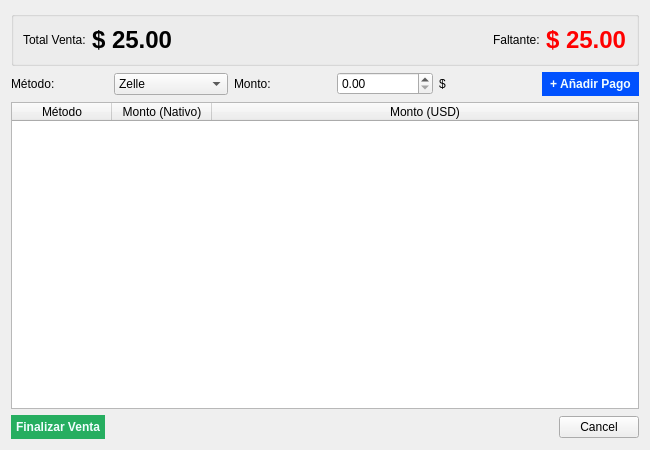
<?xml version="1.0" encoding="UTF-8"?>
<ui version="4.0">
 <class>PaymentDialog</class>
 <widget class="QDialog" name="PaymentDialog">
  <property name="geometry">
   <rect>
    <x>0</x>
    <y>0</y>
    <width>650</width>
    <height>450</height>
   </rect>
  </property>
  <property name="windowTitle">
   <string>Registrar Pago</string>
  </property>
  <property name="windowIcon">
   <iconset>
    <normaloff>../../img/logo.png</normaloff>../../img/logo.png</iconset>
  </property>
  <property name="modal">
   <bool>true</bool>
  </property>
  <layout class="QVBoxLayout" name="verticalLayout">
   <item>
    <widget class="QGroupBox" name="groupBox">
     <property name="title">
      <string/>
     </property>
     <layout class="QHBoxLayout" name="horizontalLayout">
      <item>
       <widget class="QLabel" name="label">
        <property name="text">
         <string>Total Venta:</string>
        </property>
       </widget>
      </item>
      <item>
       <widget class="QLabel" name="totalSaleLabel">
        <property name="font">
         <font>
          <pointsize>18</pointsize>
          <weight>75</weight>
          <bold>true</bold>
         </font>
        </property>
        <property name="text">
         <string>$ 25.00</string>
        </property>
       </widget>
      </item>
      <item>
       <spacer name="horizontalSpacer">
        <property name="orientation">
         <enum>Qt::Horizontal</enum>
        </property>
        <property name="sizeHint" stdset="0">
         <size>
          <width>40</width>
          <height>20</height>
         </size>
        </property>
       </spacer>
      </item>
      <item>
       <widget class="QLabel" name="label_3">
        <property name="text">
         <string>Faltante:</string>
        </property>
       </widget>
      </item>
      <item>
       <widget class="QLabel" name="missingLabel">
        <property name="font">
         <font>
          <pointsize>18</pointsize>
          <weight>75</weight>
          <bold>true</bold>
         </font>
        </property>
        <property name="styleSheet">
         <string>color: red;</string>
        </property>
        <property name="text">
         <string>$ 25.00</string>
        </property>
       </widget>
      </item>
     </layout>
    </widget>
   </item>
   <item>
    <widget class="QFrame" name="frame">
     <property name="frameShape">
      <enum>QFrame::NoFrame</enum>
     </property>
     <property name="frameShadow">
      <enum>QFrame::Raised</enum>
     </property>
     <layout class="QHBoxLayout" name="horizontalLayout_2">
      <property name="leftMargin">
       <number>0</number>
      </property>
      <property name="topMargin">
       <number>0</number>
      </property>
      <property name="rightMargin">
       <number>0</number>
      </property>
      <property name="bottomMargin">
       <number>0</number>
      </property>
      <item>
       <widget class="QLabel" name="label_5">
        <property name="text">
         <string>Método:</string>
        </property>
       </widget>
      </item>
      <item>
       <widget class="QComboBox" name="methodComboBox">
        <item>
         <property name="text">
          <string>Zelle</string>
         </property>
        </item>
        <item>
         <property name="text">
          <string>Bs Efectivo</string>
         </property>
        </item>
        <item>
         <property name="text">
          <string>USD Efectivo</string>
         </property>
        </item>
        <item>
         <property name="text">
          <string>Pago Móvil</string>
         </property>
        </item>
        <item>
         <property name="text">
          <string>Punto de Venta</string>
         </property>
        </item>
        <item>
         <property name="text">
          <string>Binance Pay</string>
         </property>
        </item>
       </widget>
      </item>
      <item>
       <widget class="QLabel" name="label_6">
        <property name="text">
         <string>Monto:</string>
        </property>
       </widget>
      </item>
      <item>
       <widget class="QDoubleSpinBox" name="amountSpinBox">
        <property name="maximum">
         <double>99999.990000000005239</double>
        </property>
       </widget>
      </item>
      <item>
       <widget class="QLabel" name="monedaLabel">
        <property name="text">
         <string>$</string>
        </property>
       </widget>
      </item>
      <item>
       <widget class="QPushButton" name="addPaymentButton">
        <property name="cursor">
         <cursorShape>PointingHandCursor</cursorShape>
        </property>
        <property name="styleSheet">
         <string notr="true">background-color: #0051fe;
color: #f1fdff;
font-weight: 500;
border: none;
border-radius: 70px;
padding: 5px;</string>
        </property>
        <property name="text">
         <string>+ Añadir Pago</string>
        </property>
       </widget>
      </item>
     </layout>
    </widget>
   </item>
   <item>
    <widget class="QTableWidget" name="paymentTableWidget">
     <property name="editTriggers">
      <set>QAbstractItemView::NoEditTriggers</set>
     </property>
     <property name="selectionBehavior">
      <enum>QAbstractItemView::SelectRows</enum>
     </property>
     <attribute name="horizontalHeaderStretchLastSection">
      <bool>true</bool>
     </attribute>
     <column>
      <property name="text">
       <string>Método</string>
      </property>
     </column>
     <column>
      <property name="text">
       <string>Monto (Nativo)</string>
      </property>
     </column>
     <column>
      <property name="text">
       <string>Monto (USD)</string>
      </property>
     </column>
    </widget>
   </item>
   <item>
    <widget class="QFrame" name="frame_2">
     <property name="frameShape">
      <enum>QFrame::NoFrame</enum>
     </property>
     <property name="frameShadow">
      <enum>QFrame::Raised</enum>
     </property>
     <layout class="QHBoxLayout" name="horizontalLayout_3">
      <property name="leftMargin">
       <number>0</number>
      </property>
      <property name="topMargin">
       <number>0</number>
      </property>
      <property name="rightMargin">
       <number>0</number>
      </property>
      <property name="bottomMargin">
       <number>0</number>
      </property>
      <item>
       <widget class="QPushButton" name="closeSaleButton">
        <property name="enabled">
         <bool>false</bool>
        </property>
        <property name="styleSheet">
         <string notr="true">background-color: #26ae60;
color: #f1fdff;
font-weight: 500;
border: none;
border-radius: 70px;
padding: 5px;</string>
        </property>
        <property name="text">
         <string>Finalizar Venta</string>
        </property>
        <property name="default">
         <bool>true</bool>
        </property>
       </widget>
      </item>
      <item>
       <spacer name="horizontalSpacer_2">
        <property name="orientation">
         <enum>Qt::Horizontal</enum>
        </property>
        <property name="sizeHint" stdset="0">
         <size>
          <width>40</width>
          <height>20</height>
         </size>
        </property>
       </spacer>
      </item>
      <item>
       <widget class="QDialogButtonBox" name="buttonBox">
        <property name="cursor">
         <cursorShape>PointingHandCursor</cursorShape>
        </property>
        <property name="orientation">
         <enum>Qt::Horizontal</enum>
        </property>
        <property name="standardButtons">
         <set>QDialogButtonBox::Cancel</set>
        </property>
       </widget>
      </item>
     </layout>
    </widget>
   </item>
  </layout>
 </widget>
 <resources/>
 <connections>
  <connection>
   <sender>buttonBox</sender>
   <signal>accepted()</signal>
   <receiver>PaymentDialog</receiver>
   <slot>accept()</slot>
   <hints>
    <hint type="sourcelabel">
     <x>248</x>
     <y>254</y>
    </hint>
    <hint type="destinationlabel">
     <x>157</x>
     <y>274</y>
    </hint>
   </hints>
  </connection>
  <connection>
   <sender>buttonBox</sender>
   <signal>rejected()</signal>
   <receiver>PaymentDialog</receiver>
   <slot>reject()</slot>
   <hints>
    <hint type="sourcelabel">
     <x>316</x>
     <y>260</y>
    </hint>
    <hint type="destinationlabel">
     <x>286</x>
     <y>274</y>
    </hint>
   </hints>
  </connection>
 </connections>
</ui>
